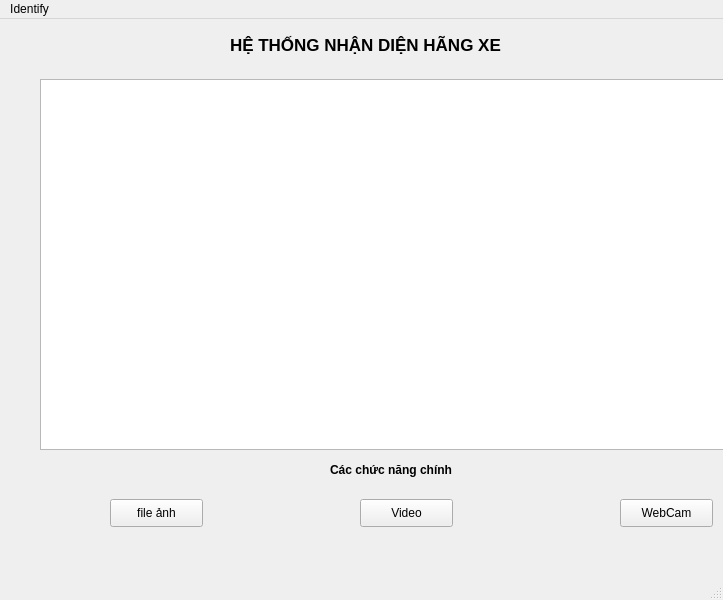
<?xml version="1.0" encoding="UTF-8"?>
<ui version="4.0">
 <class>MainWindow</class>
 <widget class="QMainWindow" name="MainWindow">
  <property name="geometry">
   <rect>
    <x>0</x>
    <y>0</y>
    <width>723</width>
    <height>600</height>
   </rect>
  </property>
  <property name="windowTitle">
   <string>MainWindow</string>
  </property>
  <widget class="QWidget" name="centralwidget">
   <widget class="QListView" name="listView">
    <property name="geometry">
     <rect>
      <x>40</x>
      <y>60</y>
      <width>721</width>
      <height>371</height>
     </rect>
    </property>
    <property name="minimumSize">
     <size>
      <width>0</width>
      <height>0</height>
     </size>
    </property>
   </widget>
   <widget class="QLabel" name="label">
    <property name="enabled">
     <bool>true</bool>
    </property>
    <property name="geometry">
     <rect>
      <x>230</x>
      <y>0</y>
      <width>351</width>
      <height>51</height>
     </rect>
    </property>
    <property name="font">
     <font>
      <family>Arial</family>
      <pointsize>13</pointsize>
      <weight>75</weight>
      <bold>true</bold>
     </font>
    </property>
    <property name="text">
     <string>HỆ THỐNG NHẬN DIỆN HÃNG XE</string>
    </property>
   </widget>
   <widget class="QLabel" name="label_2">
    <property name="geometry">
     <rect>
      <x>330</x>
      <y>440</y>
      <width>171</width>
      <height>21</height>
     </rect>
    </property>
    <property name="font">
     <font>
      <family>Arial</family>
      <pointsize>9</pointsize>
      <weight>75</weight>
      <bold>true</bold>
     </font>
    </property>
    <property name="text">
     <string>Các chức năng chính</string>
    </property>
   </widget>
   <widget class="QPushButton" name="pushButton">
    <property name="geometry">
     <rect>
      <x>110</x>
      <y>480</y>
      <width>93</width>
      <height>28</height>
     </rect>
    </property>
    <property name="text">
     <string>file ảnh</string>
    </property>
   </widget>
   <widget class="QPushButton" name="pushButton_2">
    <property name="geometry">
     <rect>
      <x>360</x>
      <y>480</y>
      <width>93</width>
      <height>28</height>
     </rect>
    </property>
    <property name="text">
     <string>Video</string>
    </property>
   </widget>
   <widget class="QPushButton" name="pushButton_3">
    <property name="geometry">
     <rect>
      <x>620</x>
      <y>480</y>
      <width>93</width>
      <height>28</height>
     </rect>
    </property>
    <property name="text">
     <string>WebCam</string>
    </property>
   </widget>
  </widget>
  <widget class="QMenuBar" name="menubar">
   <property name="geometry">
    <rect>
     <x>0</x>
     <y>0</y>
     <width>723</width>
     <height>26</height>
    </rect>
   </property>
   <widget class="QMenu" name="menuok">
    <property name="title">
     <string>Identify</string>
    </property>
   </widget>
   <addaction name="menuok"/>
  </widget>
  <widget class="QStatusBar" name="statusbar"/>
 </widget>
 <resources/>
 <connections/>
</ui>
